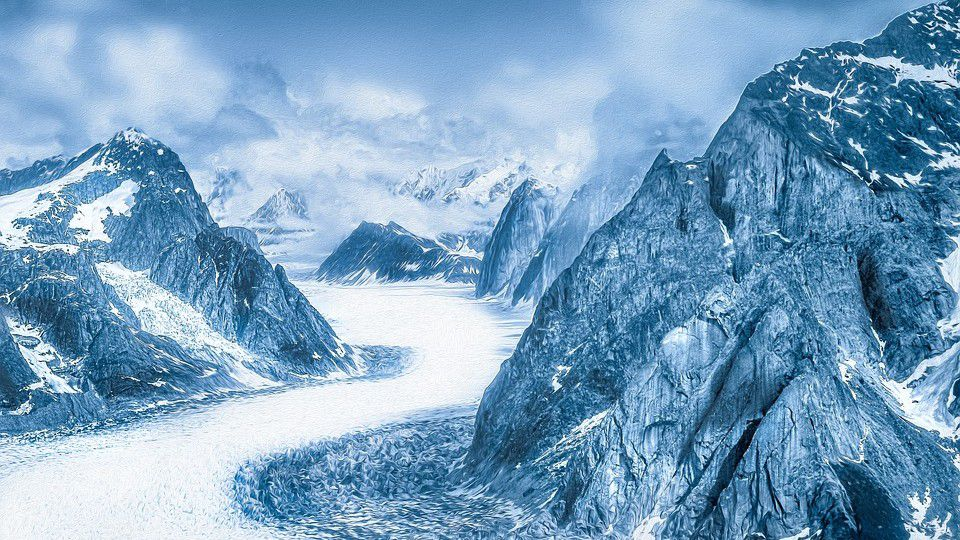
#> input picture Goruntu isleme odev/north.jpg, 960 x 540 px
$ python odev_1.py
#> lines starting #> are read from the running program, lines starting #| are printed output that depends on the picture
import cv2 as cv
import matplotlib.pyplot as plt
import numpy as np
img = cv.imread ("north.jpg",0)
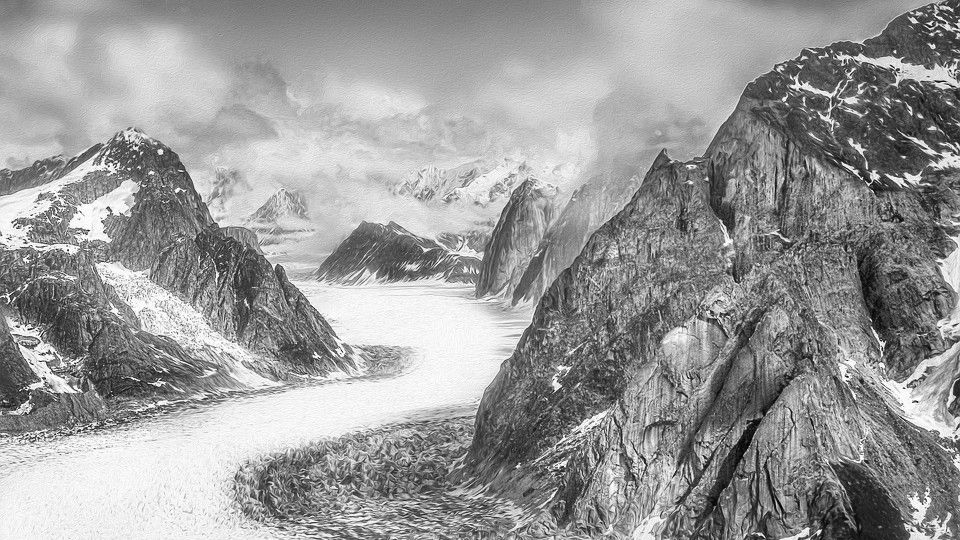
#> img: shape (540, 960); min 0, max 255, mean 154.2
img_yukseklik = img.shape[0]
#> img_yukseklik = 540
img_genislik = img.shape[1]
#> img_genislik = 960
Histogram =np.zeros([256])
for x in range (0,img_yukseklik):
    for y in range (0,img_genislik):
        Histogram [img[x,y]] +=1
plt.plot(Histogram)
plt.title("Histogram")
plt.show()
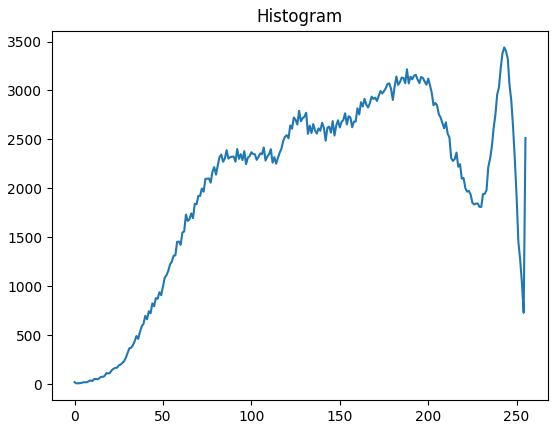
#> figure drawn by matplotlib, 1 panel; curve peaks at x = 243, y = 3440
